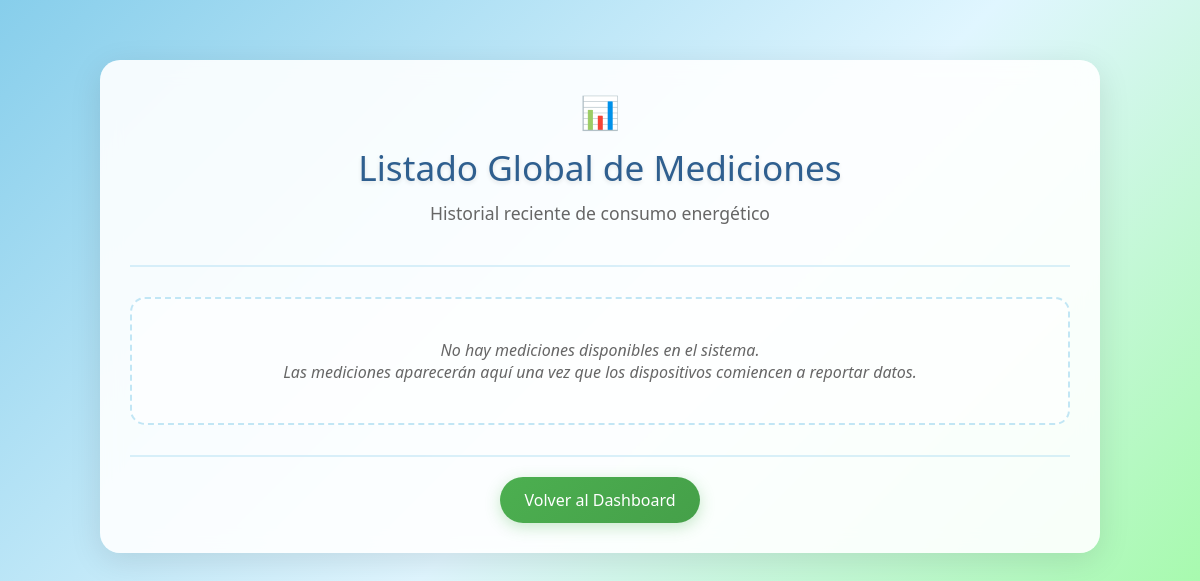
Page /measurements/ (signed in) on the earlier database version.
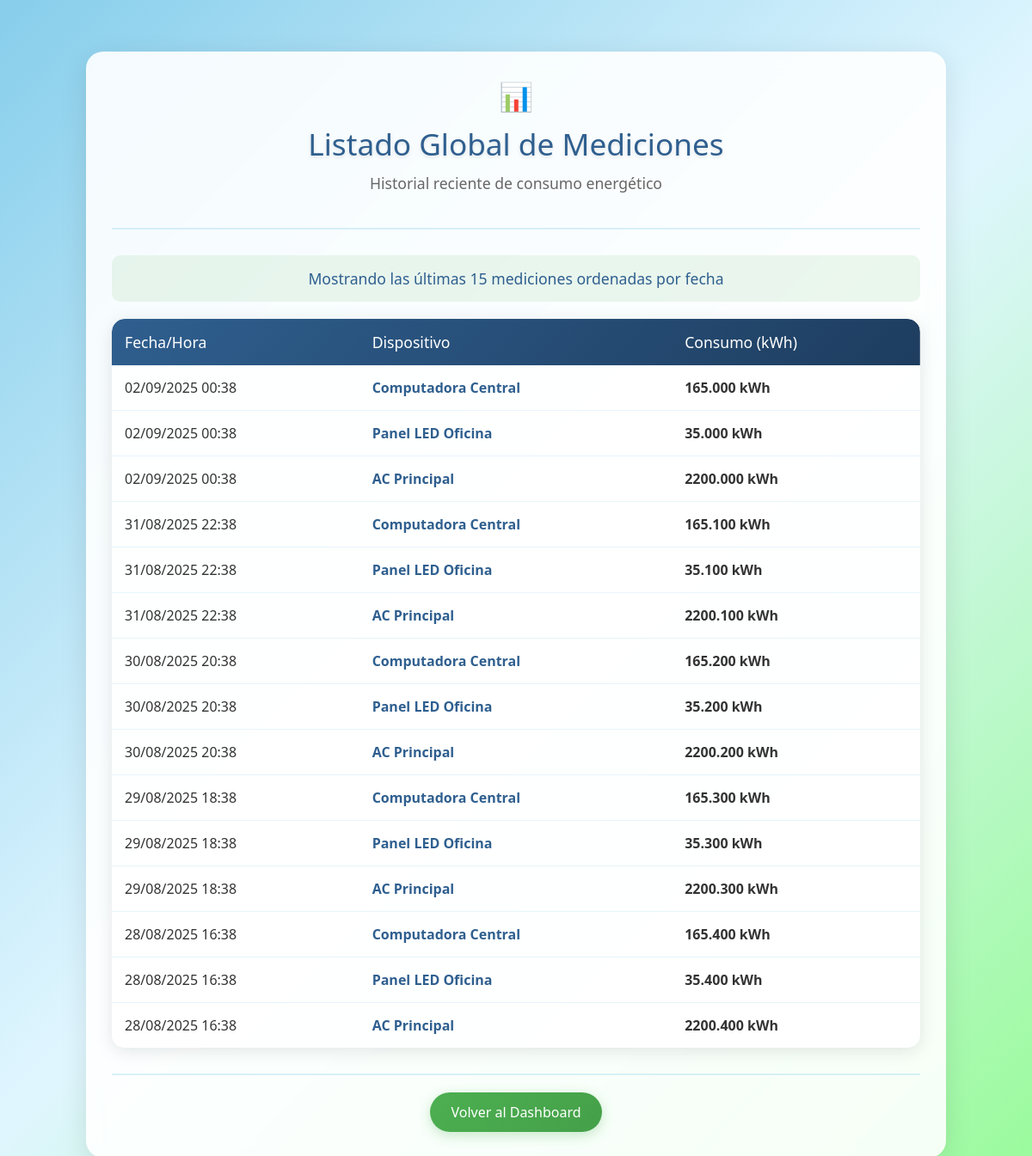
Same page on the later database version.
### dispositivos/models.py (models this page shows, shortened)
class Measurement(models.Model):
    organization = models.ForeignKey(Organization, on_delete=models.CASCADE, related_name='measurements')
    device = models.ForeignKey(Device, on_delete=models.CASCADE, related_name='measurements')
    consumption_kwh = models.DecimalField(max_digits=10, decimal_places=3)
    timestamp = models.DateTimeField(default=timezone.now)
    created_at = models.DateTimeField(auto_now_add=True)
    updated_at = models.DateTimeField(auto_now=True)
    deleted_at = models.DateTimeField(null=True, blank=True)
    class Meta:
        verbose_name_plural = "Measurements"
        ordering = ['-timestamp']

class Device(models.Model):
    STATUS_CHOICES = [
        ('active', 'Active'),
        ('inactive', 'Inactive'),
        ('maintenance', 'Under Maintenance'),
    ]
    organization = models.ForeignKey(Organization, on_delete=models.CASCADE, related_name='devices')
    name = models.CharField(max_length=150)
    model = models.CharField(max_length=100)
    power_watts = models.PositiveIntegerField(help_text="Power in watts")
    category = models.ForeignKey(Category, on_delete=models.CASCADE, related_name='devices')
    zone = models.ForeignKey(Zone, on_delete=models.CASCADE, related_name='devices')
    status = models.CharField(max_length=20, choices=STATUS_CHOICES, default='active')
    consumption = models.IntegerField(help_text="Current consumption in watts")
    created_at = models.DateTimeField(auto_now_add=True)
    updated_at = models.DateTimeField(auto_now=True)
    deleted_at = models.DateTimeField(null=True, blank=True)
    class Meta:
        unique_together = ['name', 'zone']

### dispositivos/views.py (the view)
# urls.py: path('measurements/', measurement_list, name='measurement_list'),  # HU4 - Lista mediciones
@login_required
def measurement_list(request):
    organization = get_user_organization(request.user)
    measurements = Measurement.objects.filter(
        organization=organization
    ).select_related('device').order_by('-timestamp')[:50]
    context = {
        'measurements': measurements,
    }
    return render(request, "dispositivos/measurement_list.html", context)

### dispositivos/views.py (called while the page is built)
def get_user_organization(user):
    try:
        return Organization.objects.get(email=user.email)
    except Organization.DoesNotExist:
        return Organization.objects.first()

### dispositivos/templates/dispositivos/measurement_list.html (shortened to what this page needs)
<!DOCTYPE html>
<html lang="es">
  <head>
  </head>
  <body>
    <div class="container">
      <div class="header">
        <div class="table-icon">📊</div>
        <h1>Listado Global de Mediciones</h1>
        <p class="subtitle">Historial reciente de consumo energético</p>
      </div>
      {% if measurements %}
      <div class="stats-bar">
        <span class="stats-text"
          >Mostrando las últimas {{ measurements|length }} mediciones ordenadas
          por fecha</span
        >
      </div>
      <table class="measurements-table">
        <thead>
          <tr>
            <th>Fecha/Hora</th>
            <th>Dispositivo</th>
            <th>Consumo (kWh)</th>
          </tr>
        </thead>
        <tbody>
          {% for measurement in measurements %}
          <tr>
            <td class="date-value">
              {{ measurement.timestamp|date:"d/m/Y H:i" }}
            </td>
            <td>
              <a
                href="{% url 'device_detail' measurement.device.id %}"
                class="device-link"
              >
                {{ measurement.device.name }}
              </a>
            </td>
            <td class="consumption-value">
              {{ measurement.consumption_kwh }} kWh
            </td>
          </tr>
          {% endfor %}
        </tbody>
      </table>
      {% else %}
      <div class="empty-state">
        <p>No hay mediciones disponibles en el sistema.</p>
        <p>
          Las mediciones aparecerán aquí una vez que los dispositivos comiencen
          a reportar datos.
        </p>
      </div>
      {% endif %}
      <div class="back-section">
        <a href="{% url 'dashboard' %}" class="btn-back">Volver al Dashboard</a>
      </div>
    </div>
  </body>
</html>

Differences in the rows shown:
added Measurement: timestamp "02/09/2025 00:38", device.name "Computadora Central", consumption_kwh "165.000"
added Measurement: timestamp "02/09/2025 00:38", device.name "Panel LED Oficina", consumption_kwh "35.000"
added Measurement: timestamp "02/09/2025 00:38", device.name "AC Principal", consumption_kwh "2200.000"
added Measurement: timestamp "31/08/2025 22:38", device.name "Computadora Central", consumption_kwh "165.100"
added Measurement: timestamp "31/08/2025 22:38", device.name "Panel LED Oficina", consumption_kwh "35.100"
added Measurement: timestamp "31/08/2025 22:38", device.name "AC Principal", consumption_kwh "2200.100"
added Measurement: timestamp "30/08/2025 20:38", device.name "Computadora Central", consumption_kwh "165.200"
added Measurement: timestamp "30/08/2025 20:38", device.name "Panel LED Oficina", consumption_kwh "35.200"
added Measurement: timestamp "30/08/2025 20:38", device.name "AC Principal", consumption_kwh "2200.200"
added Measurement: timestamp "29/08/2025 18:38", device.name "Computadora Central", consumption_kwh "165.300"
added Measurement: timestamp "29/08/2025 18:38", device.name "Panel LED Oficina", consumption_kwh "35.300"
added Measurement: timestamp "29/08/2025 18:38", device.name "AC Principal", consumption_kwh "2200.300"
added Measurement: timestamp "28/08/2025 16:38", device.name "Computadora Central", consumption_kwh "165.400"
added Measurement: timestamp "28/08/2025 16:38", device.name "Panel LED Oficina", consumption_kwh "35.400"
added Measurement: timestamp "28/08/2025 16:38", device.name "AC Principal", consumption_kwh "2200.400"
Other differences:
{{ measurements|length }}: (not shown) → "15"
text no longer shown: "No hay mediciones disponibles en el sistema. Las mediciones aparecerán aquí una vez que los dispositivos comiencen a reportar datos."
text now shown: "Mostrando las últimas mediciones ordenadas por fecha Fecha/Hora Dispositivo Consumo (kWh)"
